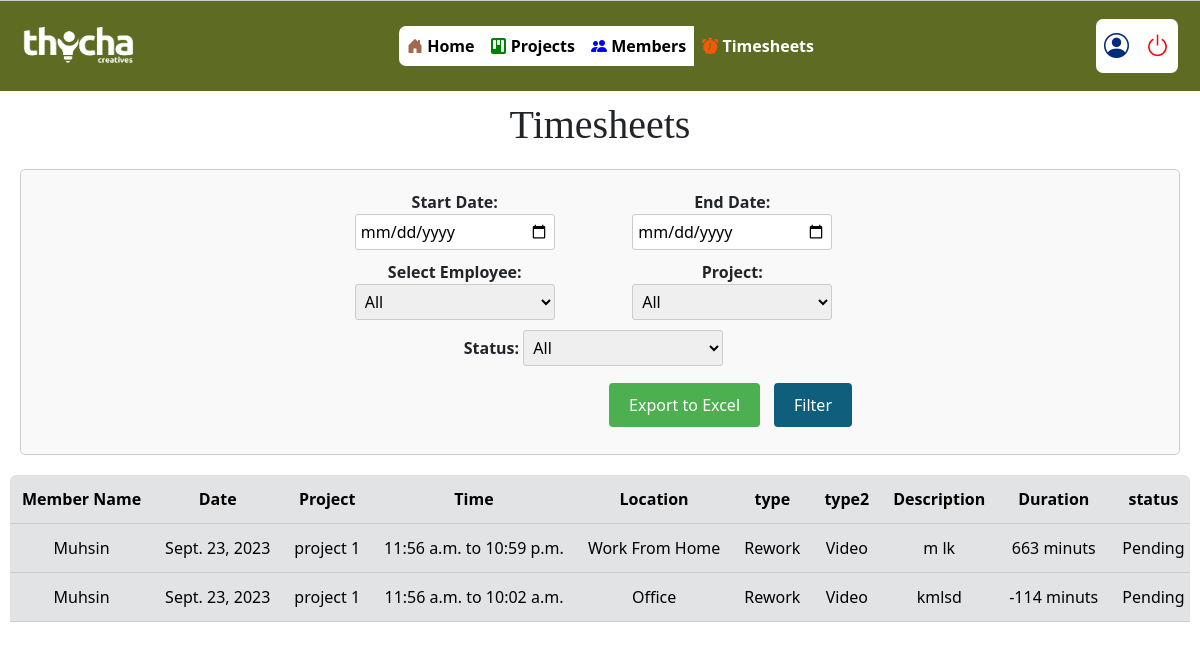
/timesheet/list/ (signed in), run on the app's committed database.
### Core/models.py (models this page shows, shortened)
class TimeSheet(models.Model):
    STATUS = (
        ('Pending', 'Pending'),
        ('Rejected', 'Rejected'),
        ('Approved', 'Aprooved'),
    )
    LOCATION = (
        ('Office', 'Office'),
        ('Work From Home', 'Work From Home'),
    )
    TYPE = (
        ('New', 'New'),
        ('Rework', 'Rework'),
        ('Edit', 'Edit'),
    )
    TYPE2 = (
        ('Other', 'Other'),
        ('Poster', 'Poster'),
        ('Video', 'Video'),
        ('Branding', 'Branding'),
        ('Brochure', 'Brochure'),
        ('Packaging', 'Packaging'),
        ('Developing', 'Developing'),
    )
    employee = models.ForeignKey(User, on_delete=models.CASCADE)
    date = models.DateField()
    start_time = models.TimeField()
    end_time = models.TimeField()
    location = models.CharField(max_length=100, choices=LOCATION)
    type = models.CharField(max_length=100, choices=TYPE)
    type2 = models.CharField(max_length=100, choices=TYPE2)
    project = models.ForeignKey(Projects, on_delete=models.CASCADE)
    status = models.CharField(max_length=100, choices=STATUS, default='Pending')
    description = models.CharField(max_length=500)

class Projects(models.Model):
    project_name = models.CharField(max_length=100)
    project_client_name = models.CharField(max_length=100)
    project_client_number = models.CharField(max_length=20)
    project_client_address = models.CharField(max_length=100)
    def __str__(self):
        return self.project_name

### Core/views.py (the view, shortened to what this page needs)
# urls.py: path('timesheet/list/', views.timesheet_list, name='timesheet-list'),
@login_required
def timesheet_list(request):
    employee = request.user
    if employee.is_superuser:
        employees = Employees.objects.all()  # Fetch all employees for the dropdown
        projects = Projects.objects.all()  # Fetch all projects for the dropdown
        timesheets = TimeSheet.objects.all().order_by('-id')
        if request.method == 'GET':
            selected_employee = request.GET.get('employee')
            start_date = request.GET.get('start_date')
            end_date = request.GET.get('end_date')
            project_id = request.GET.get('project')
            status = request.GET.get('status')
            if selected_employee:
                timesheets = timesheets.filter(employee_id=selected_employee)
            if start_date:
                timesheets = timesheets.filter(date__gte=start_date)
            if end_date:
                timesheets = timesheets.filter(date__lte=end_date)
            if project_id:
                timesheets = timesheets.filter(project_id=project_id)
            if status:
                timesheets = timesheets.filter(status=status)
        for timesheet in timesheets:
            start_datetime = datetime.combine(datetime.now().date(), timesheet.start_time)
            end_datetime = datetime.combine(datetime.now().date(), timesheet.end_time)
            duration = end_datetime - start_datetime  # Calculate the duration as a timedelta object
            total_minutes = int(duration.total_seconds() / 60)
            timesheet.duration = f"{total_minutes:02d}"
        return render(request, 'timesheet_list.html', {'timesheets': timesheets, 'employees': employees, 'projects': projects})

### Core/templates/timesheet_list.html (shortened to what this page needs)
{% extends 'base.html' %}
{% load static %}
{% block content %}
{% if request.user.is_superuser %}
    <nav class="navbar navbar-expand-lg navbar-light">
        <div class="container-fluid">
            <img src="{% static 'img/logo/thycha white-01.png' %}" alt="Your Logo">
            <div class="collapse navbar-collapse" id="navbarNav">
                <ul class="navbar-nav text-center ms-auto">
                    <li class="nav-item">
                        <a class="nav-link" href="{% url 'index' %}"><i class="bi bi-house-door-fill"></i> Home</a>
                    </li>
                    <li class="nav-item">
                        <a class="nav-link" href="{% url 'project-list' %}"><i class="bi bi-kanban-fill"></i> Projects</a>
                    </li>
                    <li class="nav-item ">
                        <a class="nav-link" href="{% url 'employee-list' %}"><i class="bi bi-people-fill"></i> Members</a>
                    </li>
                    <li class="nav-item active">
                        <a class="nav-link" href="{% url 'timesheet-list' %}"><i class="bi bi-alarm-fill"></i> Timesheets</a>
                    </li>
                </ul>
                <ul class="navbar-nav text-center ms-auto">
                    <li class="nav-item">
                        <a class="nav-link" href="#"><i class="bi bi-person-circle"></i></a>
                    </li>
                    <li class="nav-item">
                        <a class="nav-link" href="{% url 'logout' %}"><i class="bi bi-power"></i></a>
                    </li>
                </ul>
            </div>
        </div>
    </nav>
    <h1 class="text-center qq">Timesheets</h1>
    <div class="timesheet_list-form">
        <div class="container text-center">
            <form method="GET">
                <div class="row">
                    <div class="col">
                        <label for="start_date">Start Date:</label>
                        <input type="date" id="start_date" name="start_date" value="{{ request.GET.start_date }}">
                    </div>
                    <div class="col">
                        <label for="end_date">End Date:</label>
                        <input type="date" id="end_date" name="end_date" value="{{ request.GET.end_date }}">
                    </div>
                    </div>
                    <div class="row">
                    <div class="col">
                        <label for="employee">Select Employee:</label>
                        <select name="employee" id="employee">
                            <option value="">All</option>
                        </select>
                    </div>
                    <div class="col">
                        <label for="project">Project:</label>
                        <select name="project" id="project">
                            <option value="">All</option>
                        </select>
                    </div>
                    <div class="col">
                        <label for="status">Status:</label>
                        <select name="status" id="status">
                            <option value="">All</option>
                        </select>
                    </div>
                </div>
                <div class="filter">
                <input type="submit" value="Filter" >
                </div>
                <div class="excel">
                    <input type="submit" name="export" value="Export to Excel" onclick="return confirm('Do you Want to Download this sheet as Excel ?')">
                </div>
            </form>
        </div>
    </div>
    <div class="table-responsive">
        <table class="table">
            <thead>
                <tr class="text-center">
                    <th scope="col" class="table-secondary text-nowrap">Member Name</th>
                    <th scope="col" class="table-secondary text-nowrap">Date</th>
                    <th scope="col" class="table-secondary text-nowrap">Project</th>
                    <th scope="col" class="table-secondary text-nowrap">Time</th>
                    <th scope="col" class="table-secondary text-nowrap">Location</th>
                    <th scope="col" class="table-secondary text-nowrap">type</th>
                    <th scope="col" class="table-secondary text-nowrap">type2</th>
                    <th scope="col" class="table-secondary text-nowrap">Description</th>
                    <th scope="col" class="table-secondary text-nowrap">Duration</th>
                    <th scope="col" class="table-secondary text-nowrap">status</th>
                </tr>
            </thead>
            <tbody>
                {% for timesheet in timesheets %}
                    <tr class="text-center">
                        <td  class="table-secondary text-nowrap">{{ timesheet.employee.first_name }} {{ timesheet.employee.last_name }}</td>
                        <td  class="table-secondary text-nowrap">{{ timesheet.date }}</td>
                        <td  class="table-secondary text-nowrap">{{ timesheet.project }}</td>
                        <td class="table-secondary text-nowrap">{{ timesheet.start_time }} to {{ timesheet.end_time }}</td>
                        <td  class="table-secondary text-nowrap">{{timesheet.location}}</td>
                        <td  class="table-secondary text-nowrap">{{timesheet.type }}</td>
                        <td  class="table-secondary text-nowrap">{{timesheet.type2 }}</td>
                        <td  class="table-secondary text-nowrap">{{timesheet.description}} </td>
                        <td  class="table-secondary text-nowrap">{{ timesheet.duration }} minuts</td>
                        <td  class="table-secondary text-nowrap">{{ timesheet.status }}</td>
                    </tr>
                {% endfor %}
            </tbody>
        </table>
    </div>
{% endif %}
{% endblock content %}

### static/css/nav.css (style rules this page uses)
.navbar img { width: 113px; height: 43px; animation: pulse 7s infinite; margin-bottom: 1px; margin-left: 10px; }
.navbar { background-color: #5e6c23; }
.navbar-nav { background-color: #fff; border-radius: 7px; margin: 10px; }
.nav-link { color: black; font-weight: bold; }
.bi-house-door-fill { color: rgba(138, 70, 33, 0.803); }
.nav-item .bi-kanban-fill { color: green; }
.nav-item .bi-people-fill { color: blue; }
.nav-item .bi-alarm-fill { color: rgb(240, 91, 10); }
.nav-item .bi-person-circle { color: rgb(4, 43, 121); font-size: 25px; }
.nav-item .bi-power { color: red; font-size: 25px; }
.nav-item.active .nav-link { background-color: #5e6c23; color: #fff; }

### static/css/nav2.css (style rules this page uses)
nav { position: fixed; bottom: 0; width: 100%; background-color: #f8f8f8; border-top: 1px solid #ccc; }
nav ul { display: flex; justify-content: space-around; padding: 0; margin: 0; list-style: none; }
nav ul li { flex-grow: 1; }
nav ul li a { display: block; text-align: center; padding: 10px 0; color: #5e6c23; text-decoration: none; transition: color 0.3s; }

### static/css/project_list.css (style rules this page uses)
.table-responsive { border-radius: 6px; margin: 10px; }

### static/css/employee_list.css (style rules this page uses)
.table-responsive { overflow-x: auto; }
.table { width: 100%; border-collapse: collapse; margin-bottom: 1rem; color: #333; }
.table tr { border-bottom: 1px solid #ddd; }
.table tr:last-child { border-bottom: none; }
.table th, .table td { padding: 0.75rem; vertical-align: middle; }
.text-center { text-align: center; }
.text-nowrap { white-space: nowrap; }
.container { max-width: 600px; margin: 0 auto; }

### static/css/employee_details.css (style rules this page uses)
.container { max-width: 600px; margin: 0 auto; }

### static/css/employee_create_update.css (style rules this page uses)
label { font-weight: bold; }
.qq { margin-bottom: 15px; margin-top: 10px; font-family: initial; }

### static/css/timesheet_list.css (style rules this page uses)
.timesheet_list-form { display: flex; flex-direction: column; justify-content: center; align-items: center; margin: 20px; padding: 20px; border: 1px solid #ccc; border-radius: 5px; background-color: #f9f9f9; padding-left: 7px; }
label { font-weight: bold; }
select, input[type="date"] { margin-bottom: 10px; padding: 5px; border: 1px solid #ccc; border-radius: 3px; width: 200px; }
.filter input[type="submit"] { padding: 10px 20px; background-color: rgb(15, 95, 124); color: #fff; border: none; border-radius: 4px; cursor: pointer; margin-bottom: 10px; float: right; margin: 7px; }
.excel input[type="submit"] { padding: 10px 20px; background-color: #4CAF50; color: #fff; border: none; border-radius: 4px; cursor: pointer; margin-bottom: 10px; float: right; margin: 7px; }
* { margin: 0; padding: 0; box-sizing: border-box; }

### Core/templates/timesheet_list.html (style rules this page uses)
.container { max-width: 555px; margin: 0 auto; }

### data on the page
TimeSheet: employee.first_name "Muhsin", date "Sept. 23, 2023", project "project 1", start_time "11:56 a.m.", end_time "10:59 p.m.", location "Work From Home", type "Rework", type2 "Video", description "m lk", duration "663", status "Pending"
TimeSheet: employee.first_name "Muhsin", date "Sept. 23, 2023", project "project 1", start_time "11:56 a.m.", end_time "10:02 a.m.", location "Office", type "Rework", type2 "Video", description "kmlsd", duration "-114", status "Pending"
